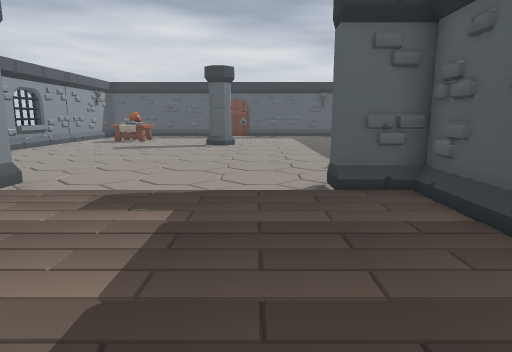
view 1 (above)

16 first-person views from a walk through a 3-D level made in the Godot game engine. The camera is 1.4 m above the floor, tilts 10° down and sees 75° across. The floor is counted in squares, 1 m on a side. Each view is taken from the middle of a square. On the plan, view 1 faces up. The plan holds only what a view shows up to about 15 squares ahead; the rest is blank.

view 2
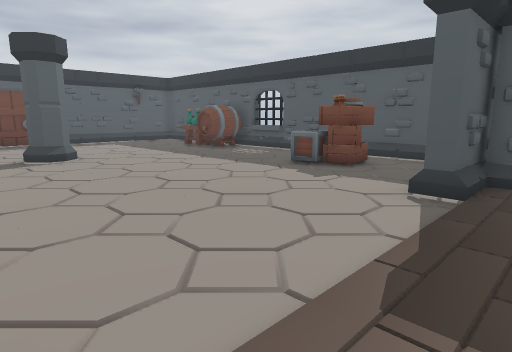

view 3
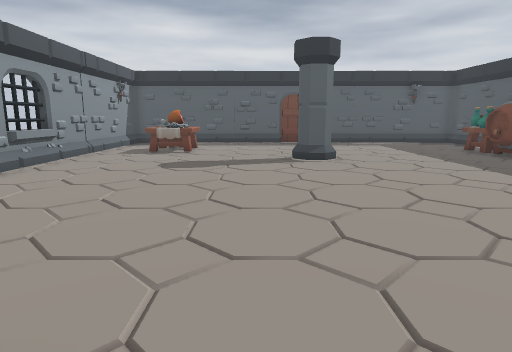

view 4
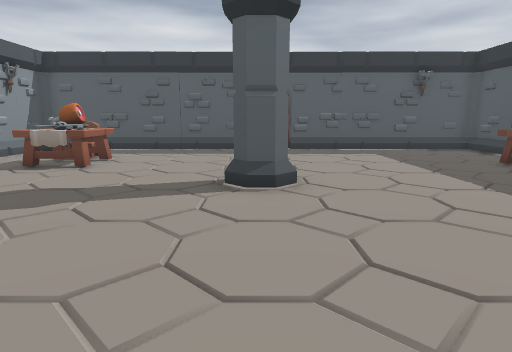

view 5
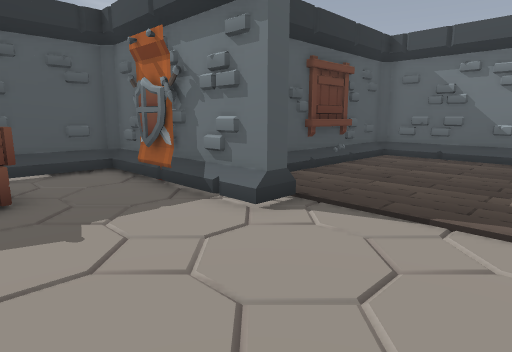

view 6
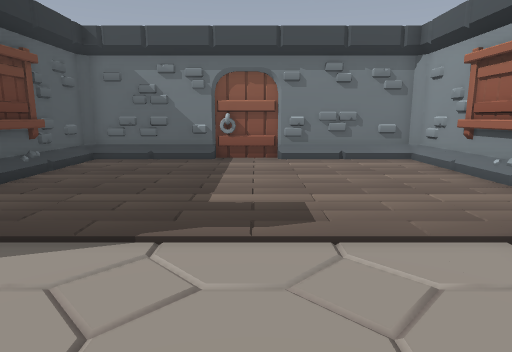

view 7
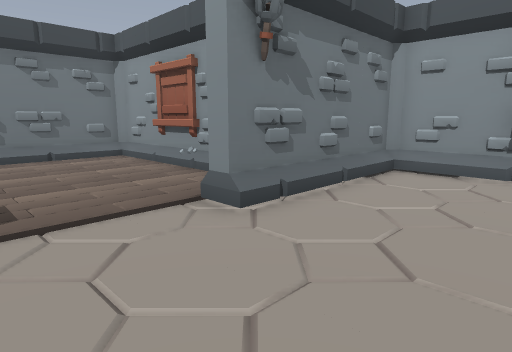

view 8
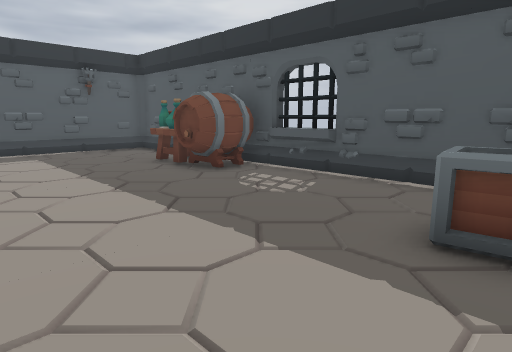

view 9
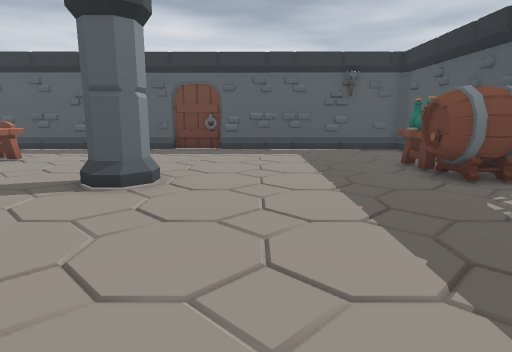

view 10
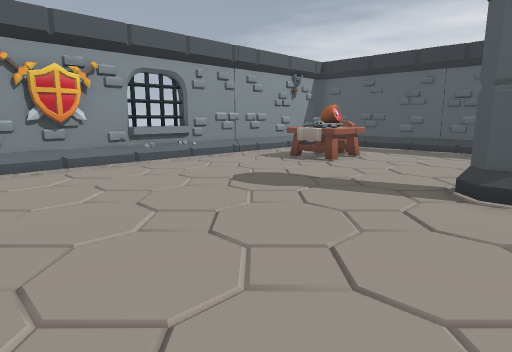

view 11
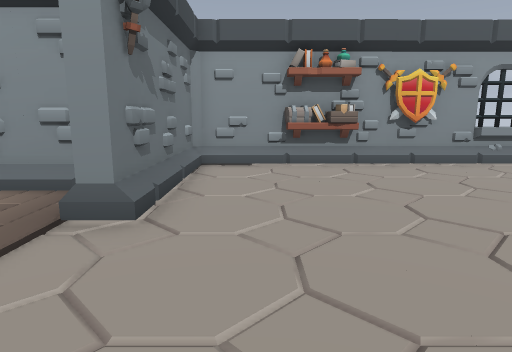

view 12
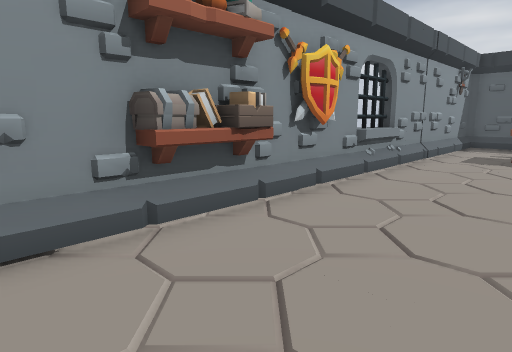

view 13
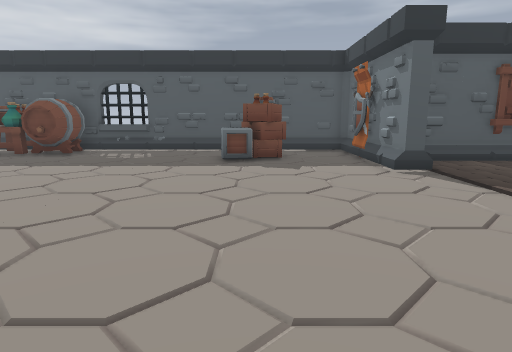

view 14
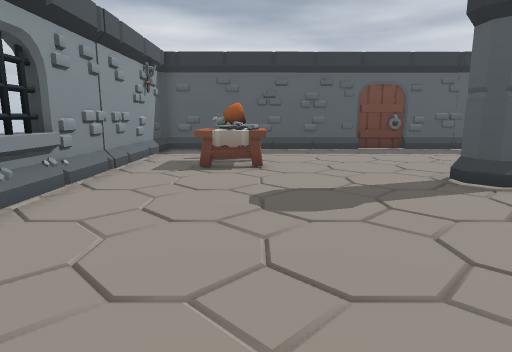

view 15
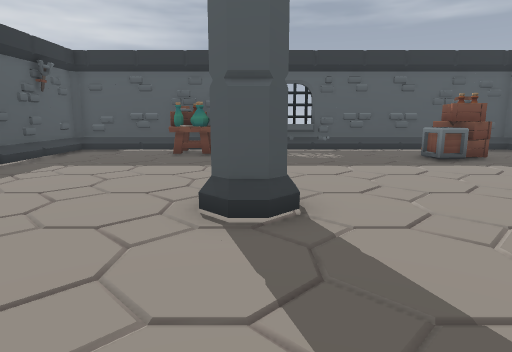

view 16
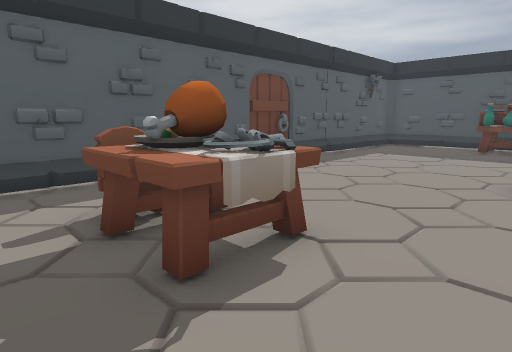

### Floor plan
Points are (right, up) in squares from view 1. A wall is a line through its corners. A room is listed if a view was taken in it or the views show most of it. See-through windows are left out.
Room 1 (views 1, 2, 3, 4, 5, 6, 7, 8, 9, 10, 11, 12, 13, 14, 15, 16)
walls: (5.2, 18.3) (5.2, 21.3); (5.5, 18) (5.1, 18.2); (5.6, 18) (5.1, 18.2); (-10.6, 13.4) (-11.1, 13.2); (-10.5, 12) (-10.5, 10.1); (-10.5, 11.9) (-10.4, 11.1) (-10.8, 11.1) (-10.8, 10.1); (-10.8, 14.4) (-10.8, 12.6); (-10.6, 11.9) (-10.5, 11.5); (-10.9, 14.2) (-10.8, 13.6) (-10.9, 12.9); (-10.9, 14.3) (-10.6, 13.6) (-10.9, 12.9); (6.2, 17.9) (5.1, 18); (6.2, 18.1) (5.6, 18.2) (5.1, 18.4) (5.1, 19.4); (7.1, 15.5) (7.1, 18.8); (-10.7, 10.6) (-10.5, 10) (-10.7, 9.9); (5.2, 20) (5.7, 20.4); (-10.5, 10) (-11.1, 9.8); (6.6, 17.8) (6.4, 18.1); (5.5, 19.7) (5.5, 21) (5.8, 21.4); (-10.6, 10.1) (-11, 9.8); (5.5, 19.8) (5.1, 20.3); (-10.8, 17.6) (-10.8, 15.4); (-6.9, 5.8) (-6.9, 1.8); (7.4, 15.8) (7.7, 16.3); (6.7, 18.1) (6, 18); (7.5, 15.6) (7.5, 17.6); (4.2, 6.6) (1.6, 6.6) (1.6, 7.2) (7.1, 7.2) (7.4, 7.4) (7.4, 18.9); (-7.1, 5.8) (-7.1, -0.4) (-6.9, -0.6) (3.3, -0.6) (3.3, 6.5); (-11.4, 16.9) (-11.1, 16.4); (-11.2, 17.6) (-11.2, 15.6); (6, 20.4) (5.9, 21.3); (7.4, 19.9) (7.4, 25.6) (-11, 25.6) (-11, 7.2) (-5.3, 7.2) (-5.3, 6.6); (-11, 7.4) (-10.7, 7.1); (-0.5, 25.8) (-2.6, 25.8); (3.1, 1.8) (3.1, 3.5); (-10.7, 25.7) (-11.1, 25.3); (7.4, 25.3) (7, 25.7); (3.1, -0.7) (3.4, -0.3)
low walls: (5.6, 18.2) (5.5, 18.7); (5.6, 18.2) (5.5, 19.8); (3.9, 7.4) (4.5, 7.4); (6.4, 18.1) (5.6, 18.1); (-11.1, 16.4) (-11, 15.9); (5.5, 7.4) (6, 7.4); (6.4, 20.2) (6.4, 21)
objects: other object (-8, 20); other object (-8, 21); chair (-8, 23); table (-7, 20) to (-7, 22); pillar (-2, 18) to (-1, 19); crate (4, 10) to (6, 12); banner (5, 7)

Where each view was taken, in squares from view 1:
view 1: 0 up, 0 right, facing up
view 2: 5 up, 5 left, facing up-right
view 3: 6 up, 4 left, facing up
view 4: 11 up, 2 left, facing up
view 5: 11 up, 2 left, facing down-right
view 6: 10 up, 2 left, facing down
view 7: 11 up, 2 left, facing down-left
view 8: 11 up, 0 right, facing up-right
view 9: 11 up, 1 right, facing up
view 10: 11 up, 1 left, facing up-left
view 11: 9 up, 1 left, facing left
view 12: 8 up, 7 left, facing up-left
view 13: 11 up, 7 left, facing right
view 14: 11 up, 7 left, facing up
view 15: 18 up, 7 left, facing right
view 16: 18 up, 10 left, facing up-right
